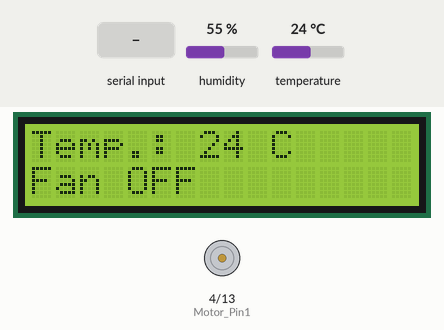
A sketch run on a simulated Arduino Uno, built with avr-gcc and run on an emulated ATmega328P. Shown: 16×2 character LCD, motor-driver pin pairs drawn as motors (green arrow = first pin HIGH = forward, orange = second pin HIGH = backward, longer = more drive, scaled by the enable pin). The inputs (shaded band) are chosen by the test bench; at power-on: temperature 24 °C, humidity 55 %. What the sketch prints to the serial monitor is not drawn.

Above: at 1.2 s.
1.3 s: temperature set to 26 °C
At 2.5 s:
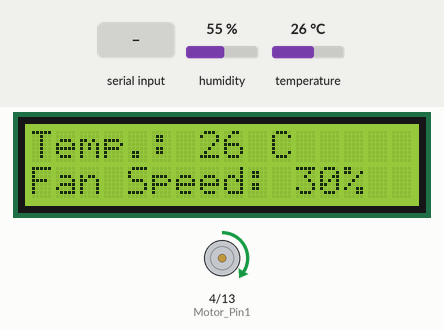
3.6 s: "49\n" received over the second serial link
At 4.2 s:
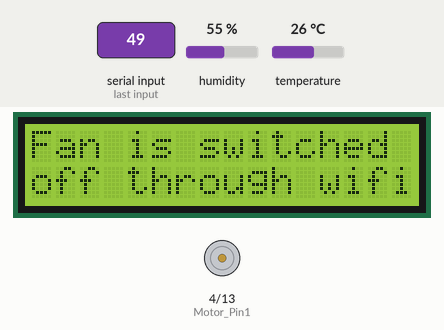
5.1 s: "48\n" received over the second serial link
At 6.1 s:
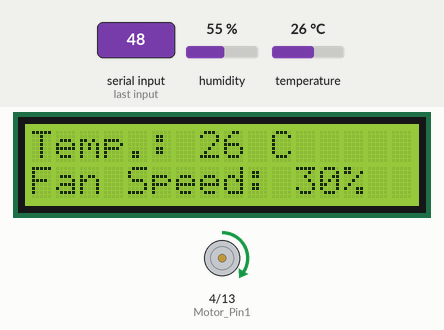
6.6 s: temperature set to 12 °C
At 8.3 s:
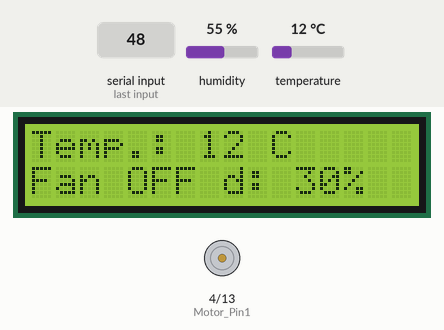
8.6 s: temperature set to 33 °C
At 10.1 s:
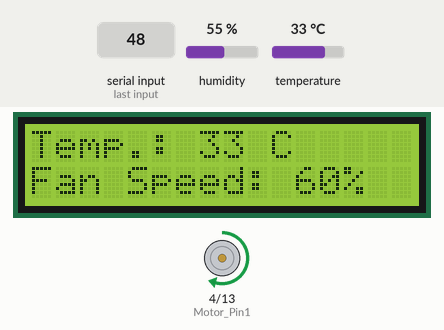
10.6 s: temperature set to 36 °C
At 12.5 s:
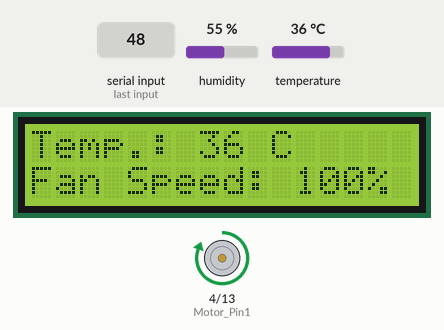
Timing chart, 0 to 13.7 s (numbered marks = the images above; inputs shaded):
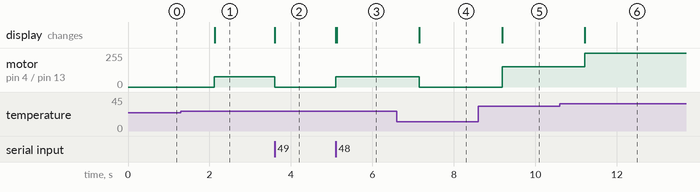

Measured:
- the behaviour switches between 24 and 25 °C on temperature (found by bisection; images 0 and 1)
- the behaviour switches between 34 and 35 °C on temperature (found by bisection; images 5 and 6)
- after the input at 1.3 s, motor on pin 4 (Motor_Pin1) / pin 13 (Motor_Pin2): stopped → forward 77/255 after 0.82 s; the display: changes after 0.82 s (image 1)
- after the input at 3.6 s, motor on pin 4 (Motor_Pin1) / pin 13 (Motor_Pin2): forward 77/255 → stopped at once; the display: changes at once (image 2)
- after the input at 5.1 s, motor on pin 4 (Motor_Pin1) / pin 13 (Motor_Pin2): stopped → forward 77/255 at once; the display: first changes at once (image 3 shows a later state)
- after the input at 6.6 s, motor on pin 4 (Motor_Pin1) / pin 13 (Motor_Pin2): forward 77/255 → stopped after 0.55 s; the display: changes after 0.55 s (image 4)
- after the input at 8.6 s, motor on pin 4 (Motor_Pin1) / pin 13 (Motor_Pin2): stopped → forward 153/255 after 0.59 s; the display: changes after 0.59 s (image 5)
- after the input at 10.6 s, motor on pin 4 (Motor_Pin1) / pin 13 (Motor_Pin2): forward 153/255 → forward 255/255 after 0.61 s; the display: changes after 0.61 s (image 6)

The sketch:

1.2_AUTOMATIC_FAN_-_GOOGLE_ASSISTANT.ino
```cpp
#include "DHT.h"           // Including DHT22 library
#include "LiquidCrystal.h" // Including LCD library
#include <SoftwareSerial.h>
SoftwareSerial ArduinoUno(3,2);

#define DHTPIN 6      // Declaring pin 6 for communicating to DHT22 sensor
#define DHTTYPE DHT11 // Declaring the type of DHT sensor we are using (DHT22 or DHT11)

DHT dht(DHTPIN, DHTTYPE);          // Declaring DHT connection and type
LiquidCrystal lcd(12,11,10,9,8,7); // Declaring LCD connections

int Motor_Pin1 = 4;  // pin 2 on L293D
int Motor_Pin2 = 13;  // pin 7 on L293D
int Enable = 5;
int i=1;// pin 1 on L293D
//float val=0;
void setup() {
  pinMode(Motor_Pin1, OUTPUT);
  pinMode(Motor_Pin2, OUTPUT);
  pinMode(Enable, OUTPUT);
  lcd.begin(16,2); // Initializes the 16x2 LCD
  dht.begin();     // Initializes DHT sensor
  Serial.begin(115200);
  ArduinoUno.begin(4800);
}

void loop() {
 //lcd.clear();

 // Clear LCD
while(i)
{


  int temp = dht.readTemperature(); // Reading the temperature in Celsius

  if (isnan(temp)) {                  // Validating received data
    Serial.print("Failed to read");
    delay(1000);
    return;
  }

  lcd.setCursor(0,0);
  lcd.print("Temp.: ");
  lcd.print(temp);      // Writing temperature in the first row
  lcd.print(" C");
  lcd.setCursor(0,1);
  // Setting the position to display fan speed

  if(temp <25 ) {                 // If the temperature less than 25
    analogWrite(Enable,0);        // 0% PWM duty cycle
    lcd.print("Fan OFF ");
    delay(500);
  }
  else if(temp>=25 & temp<30) {      // If the temperature is between 25 & 30
    analogWrite(Enable,77);         // 30% of maximum duty cycle value (255).
    lcd.print("Fan Speed: 30% ");
    //delay(500);
  }
  else if(temp>=30 & temp<35) {      // If the temperature is between 30 & 35
    analogWrite(Enable, 153);        // 60% of maximum duty cycle value (255).
    lcd.print("Fan Speed: 60% ");
    //delay(500);
  }
  if(temp>=35) {                // If the temperature is above 35
    analogWrite(Enable, 255);        // 100% duty cycle
    lcd.print("Fan Speed: 100%   ");
    //delay(500);
  }

  digitalWrite(Motor_Pin1, HIGH);  // To drive the motor in a particular direction
 digitalWrite(Motor_Pin2, LOW);     // To drive the motor in a particular direction

  if(ArduinoUno.available()>0)
   break;
}
 float val = ArduinoUno.parseFloat();
  if(ArduinoUno.read()== '\n')
  {
  Serial.println(val);
  }
  if(val == 49)
  { Serial.println("SUCCESS");
   digitalWrite(Motor_Pin1, LOW);  // To drive the motor in a particular direction
 digitalWrite(Motor_Pin2, LOW);
 lcd.clear();
   lcd.print("Fan is switched");
   lcd.setCursor(0,1);
   lcd.print("off through wifi!");

   i=0;// To drive the motor in a particular direction
  }
  else if (val == 48)
 {
    digitalWrite(Motor_Pin1, HIGH);  // To drive the motor in a particular direction
 digitalWrite(Motor_Pin2, LOW);
 lcd.clear();

 i=1;
    }

}

  //delay(500); // 2 seconds delay
```
